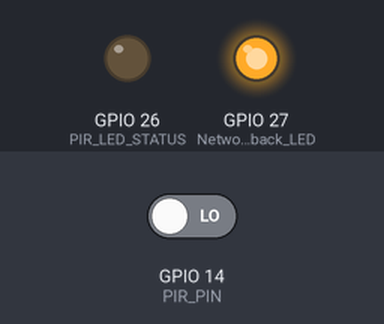
This sketch was run on a simulated ESP32. Parts: output pins drawn as LEDs (lit = HIGH). Inputs (shaded band) come from the test bench; at power-on: GPIO 14 (PIR_PIN) LOW. WiFi joins after 1.5 s; servers stay silent unless stated; what the sketch prints to the serial monitor is not drawn.

Above: at 5.7 s.
5.8 s: GPIO 14 (PIR_PIN) driven HIGH
7.3 s: GPIO 14 (PIR_PIN) driven LOW
At 7.8 s:
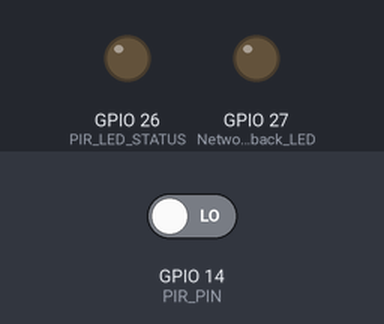
Timing chart, 0 to 10.3 s (numbered marks = the images above; inputs shaded):
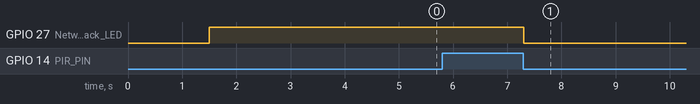

The sketch:

WiFiClientBasicForBurglarAlarm_updated.ino
```cpp
//Library Declaration
#include <WiFi.h>

#ifndef STASSID
#define STASSID "AIRNET"
#define STAPSK "wappassbtcl"
#endif

//WiFi Variables
const char* ssid = STASSID;
const char* password = STAPSK;

//TCP-IP Socketing
const char* host = "192.168.102.90"; //Server ESP IP
const uint16_t port = 3000; // Server Opening PORT

//Variables

#define PIR_PIN 14 //PIR Program Pin
#define PIR_LED_STATUS 26 // PIR Feedback Pin
#define Network_Feedback_LED 27

byte bufferY[] = {0x31, 0x4F, 0x6E, 0x65};
byte bufferN[] = {0x30, 0x4F, 0x6E, 0x65};

//byte bufferY[] = {0x31, 0x54, 0x77, 0x6F};
//byte bufferN[] = {0x30, 0x54, 0x77, 0x6F};


int pirStatus;
int retryToConnect = 0;
int pulse_counter = 0;
float total_up_time = 0;
float total_down_time = 0;
unsigned long last_motion_reset = millis();
float last_up_time = 0;
float last_down_time = 0;
int last_state = 0;
//Class Creation
WiFiClient client;


void setup() {
  Serial.begin(9600);
  ConnectToWiFi();

  //PinMode Declaration
  pinMode(PIR_PIN, INPUT_PULLUP);
  pinMode(PIR_LED_STATUS, OUTPUT);
  pinMode(Network_Feedback_LED, OUTPUT);

  Serial.println("Sensor Calibration Ongoing...");
  delay(3000);
}


void loop() {

  pulse_count();
  motion_reset();
  delay(10);
}

/*

  Method Regions

*/

void pulse_count() {

  pirStatus = digitalRead(PIR_PIN);
  //Serial.print("Pin Status: ");
  //Serial.println(pirStatus);
  float current_time = millis() / 1000;
  if (pirStatus == HIGH && last_state == LOW) {

    digitalWrite(Network_Feedback_LED, HIGH);
    //total_up_time=total_up_time+(current_time-last_up_time);
    total_down_time = total_down_time + (current_time - last_down_time);
    Serial.print("Last down interval");
    Serial.println(current_time - last_down_time);
    last_up_time = current_time;
    pulse_counter++;
    if (pulse_counter == 1) {
      last_motion_reset = millis();
    }
    last_state = HIGH;
  }
  else if (pirStatus == LOW && last_state == HIGH) {

    digitalWrite(Network_Feedback_LED, LOW);

    //total_down_time=total_down_time+(current_time-last_down_time);
    total_up_time = total_up_time + (current_time - last_up_time);
    Serial.print("Last up interval");
    Serial.println(current_time - last_up_time);
    last_down_time = current_time;
    last_state = LOW;

    send_data(false);

  }
  else if (pirStatus == LOW ) {
    last_state = LOW;
  }
  else if (pirStatus == HIGH ) {
    last_state = HIGH;
  }

}

void motion_reset() {

  if (millis() - last_motion_reset > 8000) {
    Serial.print("Motion detected. Count:");
    Serial.println(pulse_counter);
    Serial.print("total up time:");
    Serial.println(total_up_time);
    Serial.print("total down time:");
    Serial.println(total_down_time);

    if (total_up_time > 3) {
      Serial.println("Motion data Sending...");
      send_data(true);
    }
    else if (pulse_counter >= 2 && total_up_time >= 1) {
      Serial.println("Motion data Sending...");
      send_data(true);
    }
    else {
      send_data(false);
    }
    Serial.println("motion reset");
    total_up_time = 0;
    total_down_time = 0;
    pulse_counter = 0;
    last_motion_reset = millis();
    last_up_time = millis() / 1000;
    last_down_time = millis() / 1000;
  }
}

void send_data(bool state) {

  if (client.connect(host, port)) {
    if (state == true) {
      client.write(bufferY, sizeof(bufferY));
      Serial.println("Motion data sent");
    }
    else if (state == false) {
      client.write(bufferN, sizeof(bufferN));
    }
    client.stop();
  }


}


void RetryConnection() {

  if (WiFi.status() != WL_CONNECTED) {
    ConnectToWiFi();
  }
}

//Connecting WiFi
void ConnectToWiFi() {

  WiFi.mode(WIFI_STA);
  WiFi.begin(ssid, password);

  Serial.println();
  Serial.println();
  Serial.print("Connecting To WiFi...");

  while (WiFi.status() != WL_CONNECTED) {
    Serial.print(".");
    delay(500);
  }

  Serial.println("");
  Serial.println("WiFi Connected");
  Serial.println("IP address: ");
  Serial.println(WiFi.localIP());

  digitalWrite(Network_Feedback_LED, HIGH);

}
```

Measured:
- after the input at 5.8 s, every drawn part: stays the same
- after the input at 7.3 s, GPIO 27 (Network_Feedback_LED): HIGH → LOW at once
